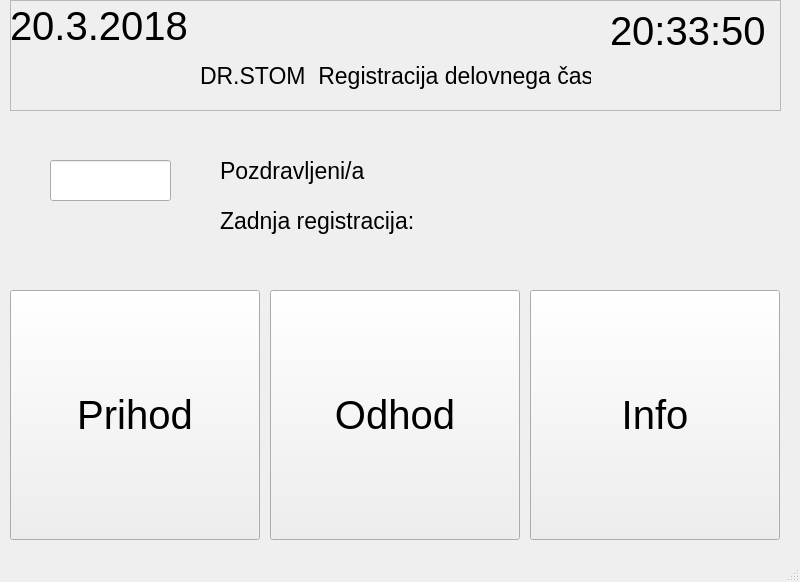
<?xml version="1.0" encoding="UTF-8"?>
<ui version="4.0">
 <class>MainWindow</class>
 <widget class="QMainWindow" name="MainWindow">
  <property name="geometry">
   <rect>
    <x>0</x>
    <y>0</y>
    <width>800</width>
    <height>582</height>
   </rect>
  </property>
  <property name="windowTitle">
   <string>MainWindow</string>
  </property>
  <widget class="QWidget" name="centralwidget">
   <widget class="QFrame" name="frame">
    <property name="geometry">
     <rect>
      <x>10</x>
      <y>0</y>
      <width>771</width>
      <height>111</height>
     </rect>
    </property>
    <property name="frameShape">
     <enum>QFrame::StyledPanel</enum>
    </property>
    <property name="frameShadow">
     <enum>QFrame::Raised</enum>
    </property>
    <widget class="QLabel" name="label_3">
     <property name="geometry">
      <rect>
       <x>190</x>
       <y>40</y>
       <width>391</width>
       <height>71</height>
      </rect>
     </property>
     <property name="font">
      <font>
       <pointsize>17</pointsize>
      </font>
     </property>
     <property name="text">
      <string>DR.STOM  Registracija delovnega časa</string>
     </property>
    </widget>
    <widget class="QLabel" name="cas">
     <property name="geometry">
      <rect>
       <x>600</x>
       <y>0</y>
       <width>171</width>
       <height>61</height>
      </rect>
     </property>
     <property name="font">
      <font>
       <pointsize>30</pointsize>
      </font>
     </property>
     <property name="text">
      <string>20:33:50</string>
     </property>
    </widget>
    <widget class="QLabel" name="datum">
     <property name="geometry">
      <rect>
       <x>0</x>
       <y>0</y>
       <width>201</width>
       <height>51</height>
      </rect>
     </property>
     <property name="font">
      <font>
       <pointsize>30</pointsize>
      </font>
     </property>
     <property name="text">
      <string>20.3.2018</string>
     </property>
    </widget>
   </widget>
   <widget class="QPushButton" name="pushButtonPrihod">
    <property name="geometry">
     <rect>
      <x>10</x>
      <y>290</y>
      <width>250</width>
      <height>250</height>
     </rect>
    </property>
    <property name="font">
     <font>
      <pointsize>30</pointsize>
     </font>
    </property>
    <property name="focusPolicy">
     <enum>Qt::NoFocus</enum>
    </property>
    <property name="text">
     <string>Prihod</string>
    </property>
   </widget>
   <widget class="QPushButton" name="pushButtonOdhod">
    <property name="geometry">
     <rect>
      <x>270</x>
      <y>290</y>
      <width>250</width>
      <height>250</height>
     </rect>
    </property>
    <property name="font">
     <font>
      <pointsize>30</pointsize>
     </font>
    </property>
    <property name="focusPolicy">
     <enum>Qt::NoFocus</enum>
    </property>
    <property name="text">
     <string>Odhod</string>
    </property>
   </widget>
   <widget class="QPushButton" name="pushButtonInfo">
    <property name="enabled">
     <bool>true</bool>
    </property>
    <property name="geometry">
     <rect>
      <x>530</x>
      <y>290</y>
      <width>250</width>
      <height>250</height>
     </rect>
    </property>
    <property name="font">
     <font>
      <pointsize>30</pointsize>
     </font>
    </property>
    <property name="focusPolicy">
     <enum>Qt::NoFocus</enum>
    </property>
    <property name="text">
     <string>Info</string>
    </property>
   </widget>
   <widget class="QLineEdit" name="vnos">
    <property name="geometry">
     <rect>
      <x>50</x>
      <y>160</y>
      <width>121</width>
      <height>41</height>
     </rect>
    </property>
   </widget>
   <widget class="QLabel" name="izpis">
    <property name="geometry">
     <rect>
      <x>220</x>
      <y>140</y>
      <width>521</width>
      <height>61</height>
     </rect>
    </property>
    <property name="font">
     <font>
      <pointsize>17</pointsize>
     </font>
    </property>
    <property name="text">
     <string>Pozdravljeni/a</string>
    </property>
   </widget>
   <widget class="QLabel" name="izpis2">
    <property name="geometry">
     <rect>
      <x>220</x>
      <y>190</y>
      <width>521</width>
      <height>61</height>
     </rect>
    </property>
    <property name="font">
     <font>
      <pointsize>17</pointsize>
     </font>
    </property>
    <property name="text">
     <string>Zadnja registracija:</string>
    </property>
   </widget>
   <widget class="QLabel" name="sporocilo">
    <property name="geometry">
     <rect>
      <x>40</x>
      <y>310</y>
      <width>721</width>
      <height>211</height>
     </rect>
    </property>
    <property name="font">
     <font>
      <pointsize>30</pointsize>
     </font>
    </property>
    <property name="text">
     <string/>
    </property>
   </widget>
   <zorder>sporocilo</zorder>
   <zorder>frame</zorder>
   <zorder>pushButtonPrihod</zorder>
   <zorder>pushButtonOdhod</zorder>
   <zorder>pushButtonInfo</zorder>
   <zorder>vnos</zorder>
   <zorder>izpis</zorder>
   <zorder>izpis2</zorder>
  </widget>
  <widget class="QMenuBar" name="menubar">
   <property name="geometry">
    <rect>
     <x>0</x>
     <y>0</y>
     <width>800</width>
     <height>21</height>
    </rect>
   </property>
  </widget>
  <widget class="QStatusBar" name="statusbar"/>
 </widget>
 <resources/>
 <connections/>
</ui>
